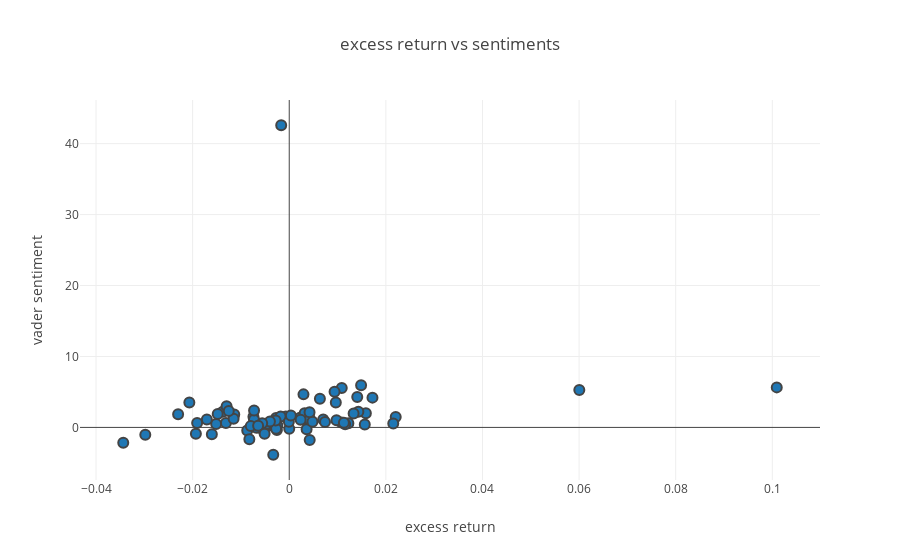

Here is the notebook cell this chart was saved with:
### Code cell
print('FB')
print(alpha_sent_stat_analysis(r_FB_table))
plot_alpha_corr_vader(r_FB_table)
